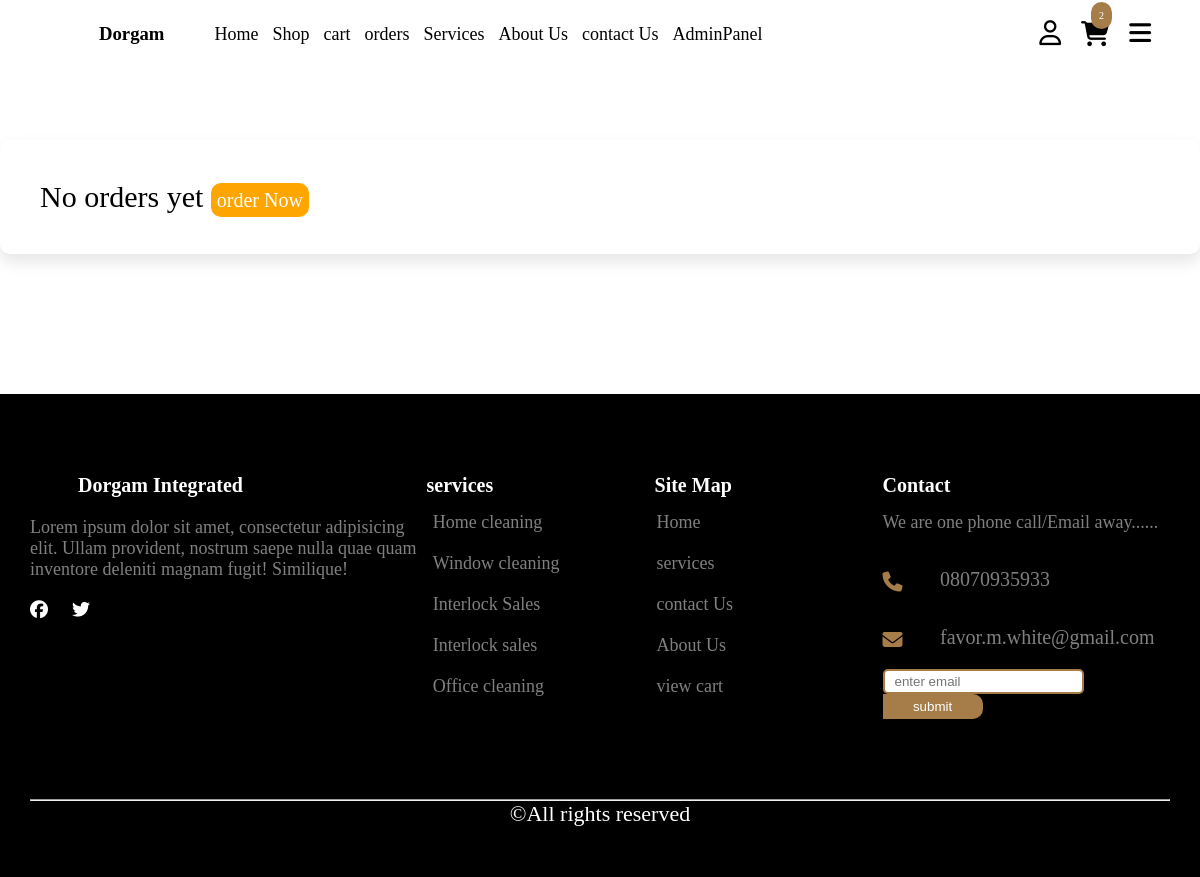
The page /store/orders (signed in) on the database as committed earlier.
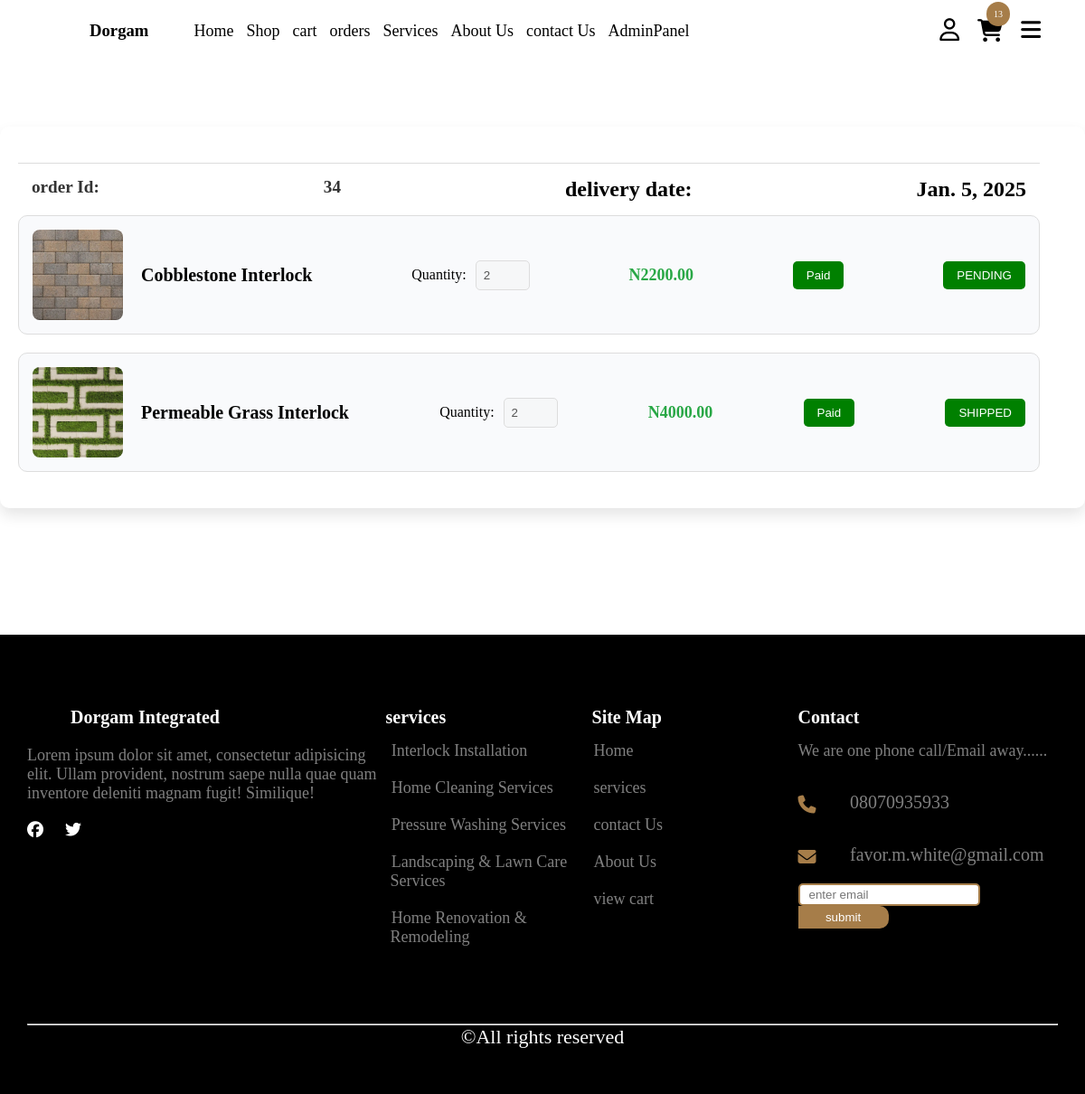
The same page on the database as committed later.
### core/models.py (models this page shows)
class Service(models.Model):
    image = models.ImageField(
        upload_to='services/images/',
        blank=False,
        null=False,
        help_text="enter service image"
    )
    name_of_service = models.CharField(max_length=200, blank=False, null=False)
    detail = CKEditor5Field(config_name='default')

### ecommerceShop/models.py (models this page shows, shortened)
class Order(models.Model):
    user = models.ForeignKey(User, on_delete=models.CASCADE)
    phone_number = models.CharField(max_length=300, blank=True, null=True)
    state = models.ForeignKey(State, on_delete=models.SET_NULL, null=True)
    shipping_address = models.TextField()
    order_items = models.ManyToManyField(OrderItem, related_name='orders')
    cart_item_amount = models.DecimalField(max_digits=10, decimal_places=2)
    shipping_fee = models.DecimalField(max_digits=10, decimal_places=2)
    total_amount = models.DecimalField(max_digits=10, decimal_places=2)
    delivery_date = models.DateField()
    status = models.CharField(max_length=50, choices=[('Pending', 'Pending'), ('Completed', 'Completed'), ('Cancelled', 'Cancelled')], default='Pending')  # Order status
    payment_status = models.CharField(max_length=50, choices=[('Pending', 'Pending'), ('Paid', 'Paid'), ('Failed', 'Failed')], default='Pending')  # Payment status
    created_at = models.DateTimeField(auto_now_add=True)
    updated_at = models.DateTimeField(auto_now=True)

class OrderItem(models.Model):
    order = models.ForeignKey('Order', on_delete=models.CASCADE)  # Reference to the order
    product = models.ForeignKey(Product, on_delete=models.CASCADE)
    quantity = models.IntegerField(default=0)
    total_price = models.DecimalField(max_digits=10, decimal_places=2)  # Total price for this item
    DELIVERY_STATUS_CHOICES = (
        ('PENDING', 'Pending'),
        ('SHIPPED', 'Shipped'),
        ('DELIVERED', 'Delivered'),
        ('RETURNED', 'Returned'),
    )
    PAYMENT_STATUS_CHOICES = (
        ('Pending', 'Pending'),
        ('Paid', 'Paid'),
        ('Failed', 'Failed'),
    )
    delivery_status = models.CharField(
        max_length=10,
        choices=DELIVERY_STATUS_CHOICES,
        default='PENDING',  # Set the default delivery status
    )
    payment_status = models.CharField(
        max_length=10,
        choices=PAYMENT_STATUS_CHOICES,
        default='Pending',
    )

class Product(models.Model):
    image = models.ImageField(upload_to='products/')
    name = models.CharField(max_length=255)
    price = models.DecimalField(max_digits=10, decimal_places=2)
    shipping_duration = models.IntegerField(help_text="number of days for ordered product to get to consumer")
    is_instock =  models.BooleanField(default=True)
    is_featured = models.BooleanField(default=False)
    categories = models.ManyToManyField(Category, related_name='products')
    description = CKEditor5Field(config_name='default')
    created_at = models.DateTimeField(auto_now=True)
    updated_at = models.DateTimeField(auto_now_add=True)

### ecommerceShop/views.py (the view)
# urls.py: path('orders', views.orders, name="orders"),
@is_logged_in
def orders(request):
    orders = Order.objects.prefetch_related('order_items').filter(user=request.user, status='Completed').order_by('-created_at')
    for order in orders:
        for item in order.order_items.all():
            item.total_price_display = item.product.price * item.quantity
    return render(request, 'mainSite/ordersPage.html', {'orders': orders})

### core/context_processors.py (called while the page is built)
def contact_info(request):
    contactInfo = Contact.objects.first()
    return {"contact": contactInfo}

def services(request):
    services = Service.objects.all()[:5]
    return {"services": services}

def social_media_view(request):
    social = SocialMedia.objects.first()  # You can adjust the query as needed
    return {'social': social}

def cart_item_count(request):
    if request.user.is_authenticated:
        try:
            cart = Cart.objects.filter(user=request.user, completed=False).first()
            if cart:
                total_items = sum(item.quantity for item in cart.cartitems.all())
            else:
                total_items = 0
        except Exception as e:
            print(f"Error calculating cart item count: {e}")
            total_items = 0
    else:
        total_items = 0
    return {"cart_item_count": total_items}

### templates/mainSite/ordersPage.html (shortened to what this page needs)
{% extends "./main.html" %}
{% load static %}
{% load humanize %}
{% block stylelinks %}
    <link rel="stylesheet" href="{% static 'css/mainSite/orderPage.css' %}">
{% endblock stylelinks %}
{% block content %}
        <div class="cart-page">
            {% if orders %}
                <div class="cart-items">
                    {% for order in orders %}
                         <div class="cart-total">
                            <div class="total-label">
                                <p>order Id:</p>
                            </div>
                            <div class="total-label">
                                 <p id="total_price">{{order.id}}</p>
                            </div>
                             <div class="total-price">
                                <p id="total_price">delivery date:</p>
                            </div>
                            <div class="total-price">
                                <p id="total_price">{{order.delivery_date}}</p>
                            </div>
                          </div>
                        {% for item in order.order_items.all %}
                            <div class="cart-item">
                                <img src="{{item.product.image.url}}" alt="Product Image" class="product-image">
                                <div class="item-details">
                                    <p class="product-name">{{ item.product.name }}</p>
                                    <div class="quantity-container">
                                        <label for="quantity">Quantity:</label>
                                        <input type="number" id="quantity" name="quantity" value="{{item.quantity }}"  disabled>
                                    </div>
                                    <p class="product-price">N{{ item.total_price_display }}</p>
                                     <button class="payment-button">
                                        {{item.payment_status}}
                                    </button>
                                    <button class="remove-button">
                                        {{item.delivery_status}}
                                    </button>
                                </div>
                            </div>
                        {% endfor %}
                    {% endfor %}
                </div>
            {% else %}
                <div class="empty-cart">
                    <p> No orders yet <a href="{% url 'cart' %}">order Now</a></p>
                </div>
            {% endif %}
        </div>
{% endblock %}

### templates/mainSite/main.html (shortened to what the changed rows need)
{% load static %}
<!DOCTYPE html>
<html lang="en">
<head>
    <link rel="stylesheet" href="{% static 'css/mainSite/main.css' %}">
    {% block stylelinks %} {% endblock stylelinks %}
</head>
<body>
    <section class="header-main">
       <header class="container">
            <nav>
                <div class="logo" onclick="window.location.href='/'">
                <h1>Dorgam</h1>
                </div>
            </nav>
            <div class="nav-action">
                <div class="cart" onclick="window.location.href='/store/cart'">
                    <div class="itemsNum"><p>{{cart_item_count}}</p></div>
                </div>
            </div>
       </header>
    </section>
     {% include 'flashMessages/message.html' %}
    {% block content %} {% endblock content %}
    <footer>
        <div class="footer-container container">
            <div class="footer-about">
                <div class="heading">
                    <h1>Dorgam Integrated</h1>
                </div>
            </div>
            <div class="footer-services">
                <h1> services</h1>
                {% for service in services %}
                    <a href="{% url 'service' service.id %}">{{ service.name_of_service }}</a>
                {% endfor %}
            </div>
            <div class="footer-links">
                <h1> Site Map </h1>
            </div>
            <div class="footer-contact-info">
                <h1> Contact </h1>
            </div>
        </div>
    </footer>
</body>
</html>

Rows that differ between the two databases and show on the page:
removed Service: name_of_service "Home cleaning"
removed Service: name_of_service "Window cleaning"
removed Service: name_of_service "Interlock Sales"
removed Service: name_of_service "Interlock sales"
removed Service: name_of_service "Office cleaning"
added Order: id "34", delivery_date "Jan. 5, 2025"
added OrderItem: product.image (picture), product.name "Cobblestone Interlock", quantity "2", total_price_display "2200.00", payment_status "Paid", delivery_status "PENDING"
added OrderItem: product.image (picture), product.name "Permeable Grass Interlock", quantity "2", total_price_display "4000.00", payment_status "Paid", delivery_status "SHIPPED"
added Service: name_of_service "Interlock Installation"
added Service: name_of_service "Home Cleaning Services"
added Service: name_of_service "Pressure Washing Services"
added Service: name_of_service "Landscaping & Lawn Care Services"
added Service: name_of_service "Home Renovation & Remodeling"
Other text that changed with them:
{{ cart_item_count }}: "2" → "13"
text no longer shown: "No orders yet order Now"
